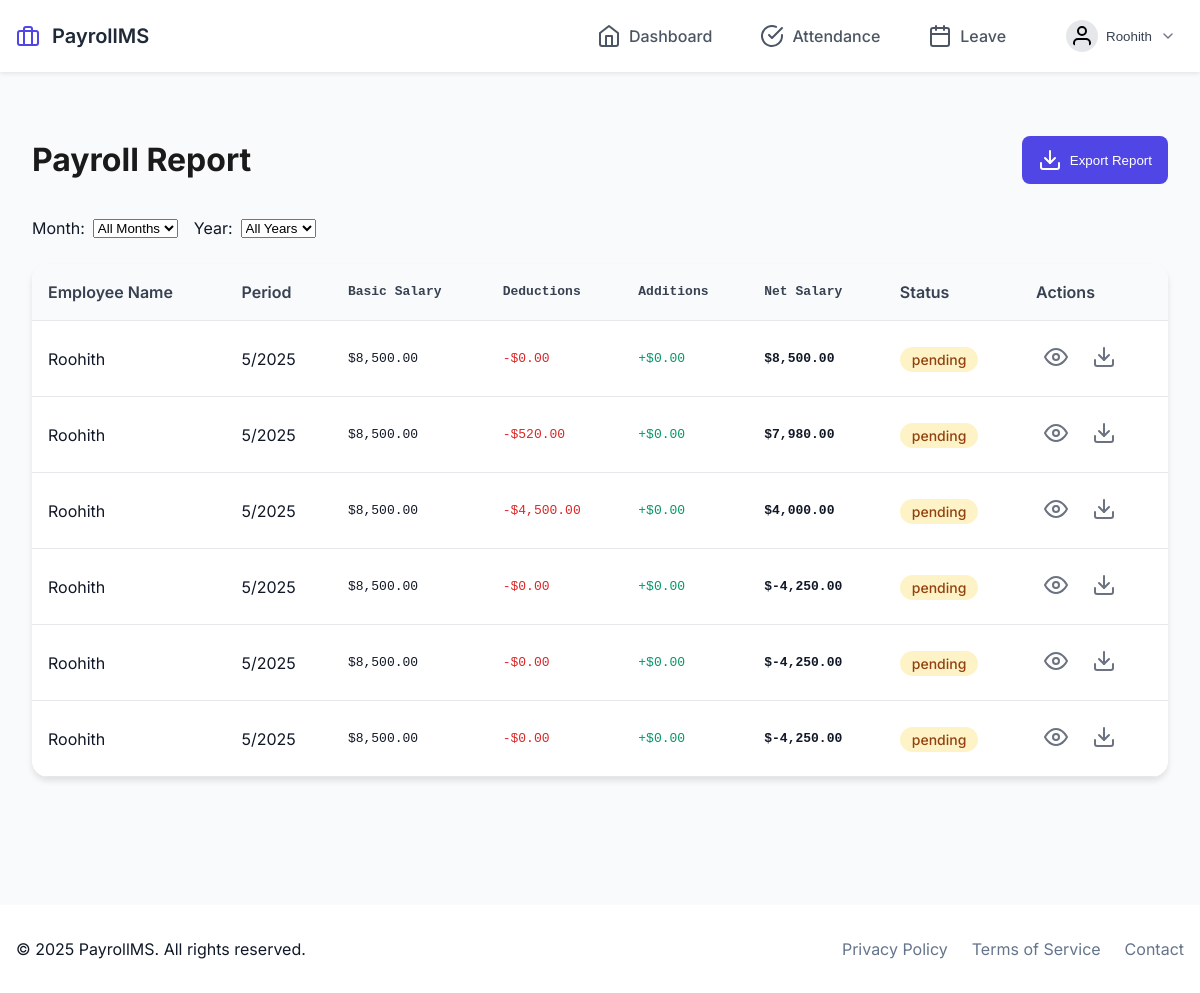
The app's page /payroll/report (signed in) with its own data.
### src/models/payroll.py (models this page shows, shortened)
class Payroll(db.Model):
    id = db.Column(db.Integer, primary_key=True)
    employee_id = db.Column(db.Integer, db.ForeignKey('employee.id'), nullable=False)
    month = db.Column(db.Integer, nullable=False)
    year = db.Column(db.Integer, nullable=False)
    basic_salary = db.Column(db.Float, nullable=False)
    deductions = db.Column(db.Float, default=0.0)
    additions = db.Column(db.Float, default=0.0)
    net_salary = db.Column(db.Float, nullable=False)
    status = db.Column(db.String(20), default='pending')  # pending, processed
    created_at = db.Column(db.DateTime, default=datetime.utcnow)
    employee = db.relationship('Employee', backref=db.backref('payrolls', lazy=True))

### src/models/employee.py (models this page shows, shortened)
class Employee(db.Model):
    __tablename__ = 'employee'
    id: int = db.Column(db.Integer, primary_key=True)
    username: str = db.Column(db.String(80), unique=True, nullable=False)
    password_hash: str = db.Column(db.String(120), nullable=False)
    name: str = db.Column(db.String(100), nullable=False)
    email: str = db.Column(db.String(120), unique=True, nullable=False)
    position: Optional[str] = db.Column(db.String(80))
    salary: float = db.Column(db.Float, nullable=False)
    joining_date: date = db.Column(db.Date, nullable=False)
    role: str = db.Column(db.String(20), default='user')
    base_salary: float = db.Column(db.Float, nullable=False)
    hra: float = db.Column(db.Float, default=0.0)
    da: float = db.Column(db.Float, default=0.0)
    ta: float = db.Column(db.Float, default=0.0)
    pf: float = db.Column(db.Float, default=0.0)
    tax: float = db.Column(db.Float, default=0.0)

### src/routes/payroll.py (the view)
@payroll_bp.route('/report')
def report():
    payrolls = Payroll.query.order_by(Payroll.year.desc(), Payroll.month.desc()).all()
    return render_template('payroll/report.html', payrolls=payrolls)

### src/app.py (called while the page is built)
def create_app():
    app = Flask(__name__)
    app.config.from_object(Config)
    init_app(app)
    from .routes import init_routes
    init_routes(app)
    @app.context_processor
    def utility_processor():
        return {
            'now': datetime.now()
        }
    @app.route('/')
    def home():
        return render_template('home.html')
    return app

### src/templates/payroll/report.html (shortened to what this page needs)
{% extends "base.html" %}
{% block content %}
<div class="payroll-report-container">
    <div class="report-header">
        <h1>Payroll Report</h1>
        <div class="report-actions">
            <button class="btn-export" onclick="exportReport()">
                <i data-feather="download"></i>
                Export Report
            </button>
        </div>
    </div>
    <div class="report-filters">
        <div class="filter-group">
            <label for="month">Month:</label>
            <select id="month" onchange="filterReport()">
                <option value="">All Months</option>
            </select>
        </div>
        <div class="filter-group">
            <label for="year">Year:</label>
            <select id="year" onchange="filterReport()">
                <option value="">All Years</option>
            </select>
        </div>
    </div>
    <div class="report-card">
        <div class="table-responsive">
            <table class="payroll-table">
                <thead>
                    <tr>
                        <th>Employee Name</th>
                        <th>Period</th>
                        <th class="amount">Basic Salary</th>
                        <th class="amount">Deductions</th>
                        <th class="amount">Additions</th>
                        <th class="amount">Net Salary</th>
                        <th>Status</th>
                        <th>Actions</th>
                    </tr>
                </thead>
                <tbody>
                    {% for payroll in payrolls %}
                    <tr>
                        <td>{{ payroll.employee.name }}</td>
                        <td>{{ payroll.month }}/{{ payroll.year }}</td>
                        <td class="amount">${{ "{:,.2f}".format(payroll.basic_salary) }}</td>
                        <td class="amount deduction">-${{ "{:,.2f}".format(payroll.deductions) }}</td>
                        <td class="amount addition">+${{ "{:,.2f}".format(payroll.additions) }}</td>
                        <td class="amount total">${{ "{:,.2f}".format(payroll.net_salary) }}</td>
                        <td>
                            <span class="status-badge {{ payroll.status }}">
                                {{ payroll.status }}
                            </span>
                        </td>
                        <td>
                            <div class="action-buttons">
                                <button class="btn-icon" onclick="viewDetails({{ payroll.id }})">
                                    <i data-feather="eye"></i>
                                </button>
                                <button class="btn-icon" onclick="downloadSlip({{ payroll.id }})">
                                    <i data-feather="download"></i>
                                </button>
                            </div>
                        </td>
                    </tr>
                    {% endfor %}
                </tbody>
            </table>
        </div>
    </div>
</div>
{% endblock %}

### src/templates/base.html (style rules this page uses)
:root { --primary: #4f46e5; --primary-dark: #4338ca; --secondary: #64748b; --white: #ffffff; --black: #111827; --gray-50: #f9fafb; --gray-100: #f3f4f6; --gray-200: #e5e7eb; }
* { margin: 0; padding: 0; box-sizing: border-box; }
body { font-family: 'Inter', system-ui, sans-serif; background-color: var(--gray-50); color: var(--black); line-height: 1.5; }

### src/templates/payroll/report.html (style rules this page uses)
.payroll-report-container { max-width: 1200px; margin: 2rem auto; padding: 0 1rem; }
.report-header { display: flex; justify-content: space-between; align-items: center; margin-bottom: 2rem; }
.report-header h1 { font-size: 2rem; color: #1a1a1a; }
.report-filters { display: flex; gap: 1rem; margin-bottom: 1.5rem; }
.filter-group { display: flex; align-items: center; gap: 0.5rem; }
.report-card { background: white; border-radius: 1rem; box-shadow: 0 4px 6px rgba(0, 0, 0, 0.1); overflow: hidden; }
.table-responsive { overflow-x: auto; }
.payroll-table { width: 100%; border-collapse: collapse; }
.payroll-table th, .payroll-table td { padding: 1rem; text-align: left; border-bottom: 1px solid #e5e7eb; }
.payroll-table th { background: #f9fafb; font-weight: 600; color: #374151; }
.amount { font-family: monospace; text-align: right; }
.deduction { color: #dc2626; }
.addition { color: #059669; }
.total { font-weight: 600; }
.status-badge { padding: 0.25rem 0.75rem; border-radius: 9999px; font-size: 0.875rem; font-weight: 500; }
.status-badge.pending { background: #fef3c7; color: #92400e; }
.action-buttons { display: flex; gap: 0.5rem; }
.btn-icon { padding: 0.5rem; border: none; background: none; color: #6b7280; cursor: pointer; transition: color 0.2s; }
.btn-export { display: inline-flex; align-items: center; gap: 0.5rem; padding: 0.75rem 1rem; background: #4f46e5; color: white; border: none; border-radius: 0.5rem; font-weight: 500; cursor: pointer; transition: background-color 0.2s; }

### records on screen
Payroll: employee.name "Roohith", month "5", year "2025", basic_salary "8,500.00", deductions "0.00", additions "0.00", net_salary "8,500.00", status "pending"
Payroll: employee.name "Roohith", month "5", year "2025", basic_salary "8,500.00", deductions "520.00", additions "0.00", net_salary "7,980.00", status "pending"
Payroll: employee.name "Roohith", month "5", year "2025", basic_salary "8,500.00", deductions "4,500.00", additions "0.00", net_salary "4,000.00", status "pending"
Payroll: employee.name "Roohith", month "5", year "2025", basic_salary "8,500.00", deductions "0.00", additions "0.00", net_salary "-4,250.00", status "pending"
Payroll: employee.name "Roohith", month "5", year "2025", basic_salary "8,500.00", deductions "0.00", additions "0.00", net_salary "-4,250.00", status "pending"
Payroll: employee.name "Roohith", month "5", year "2025", basic_salary "8,500.00", deductions "0.00", additions "0.00", net_salary "-4,250.00", status "pending"

### other values on screen
{{ session.get('user_name', 'User') }} "Roohith"
